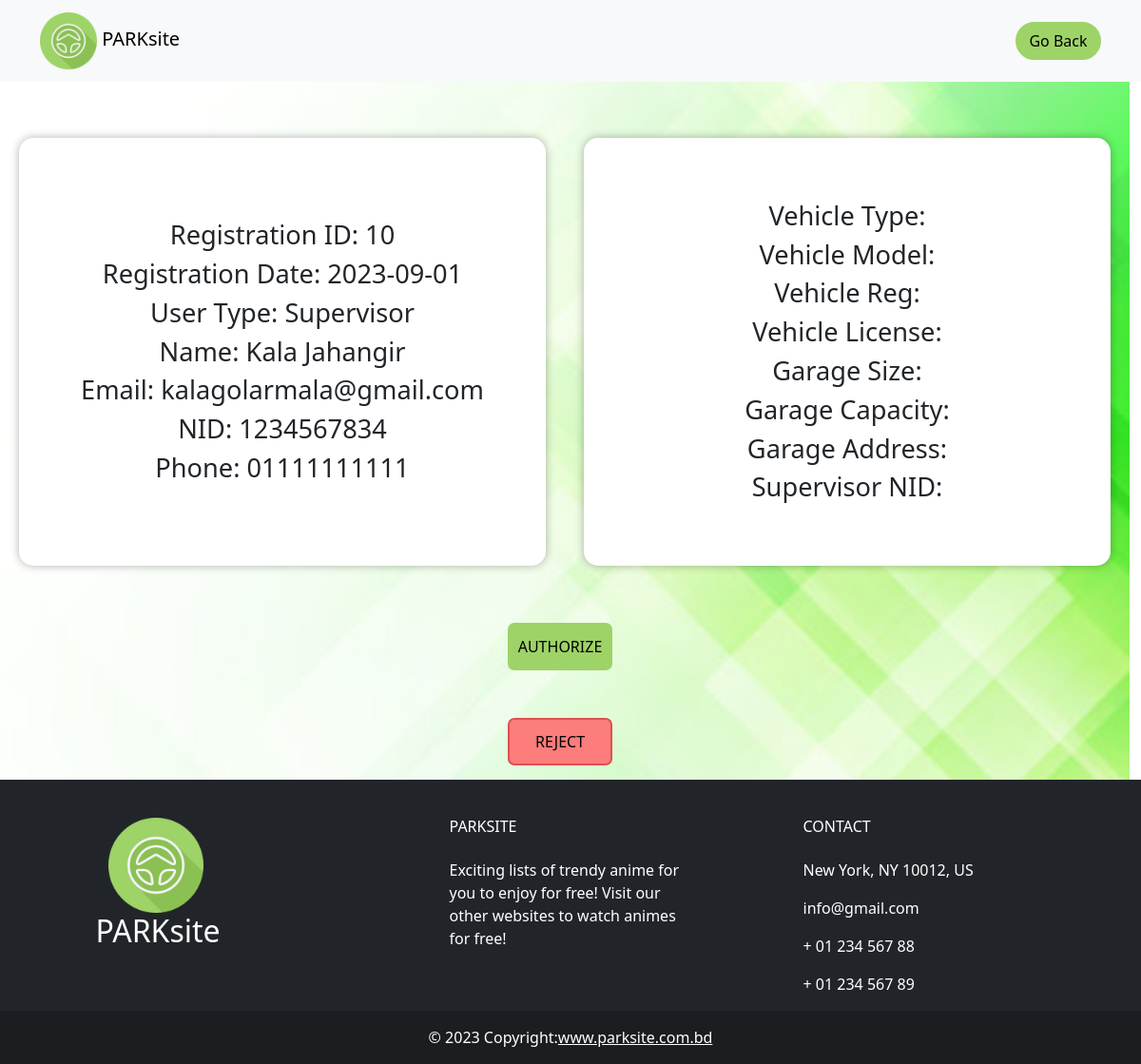
The page /adminAuthorize.php?regid=10 on the database its author committed.
### tables this page shows
CREATE TABLE `registration` (
  `regid` int(11) NOT NULL,
  `status` int(11) NOT NULL,
  `regdate` date NOT NULL,
  `name` varchar(200) NOT NULL,
  `email` varchar(200) NOT NULL,
  `pass` varchar(200) NOT NULL,
  `nid` varchar(200) NOT NULL,
  `phone` varchar(200) NOT NULL,
  `vtype` varchar(200) DEFAULT NULL,
  `vmodel` varchar(200) DEFAULT NULL,
  `vreg` varchar(200) DEFAULT NULL,
  `vlisc` varchar(200) DEFAULT NULL,
  `garsize` varchar(200) DEFAULT NULL,
  `garcap` varchar(200) DEFAULT NULL,
  `garadr` varchar(200) DEFAULT NULL,
  `supnid` varchar(200) DEFAULT NULL,
  `type` varchar(200) NOT NULL,
  `seid` int(11) NOT NULL
);

### adminAuthorize.php (the view, shortened to what this page needs)
<?php
    include 'connection.php';
    if (isset($_GET['regid'])) {
        $regid = $_GET['regid'];
    }
    $sql = "SELECT * from registration WHERE regid = $regid";
    $result = mysqli_query($conn, $sql);
    $row = mysqli_fetch_assoc($result);
    $regdate = $row['regdate'];
    $type = $row['type'];
    $name = $row['name'];
    $email = $row['email'];
    $nid = $row['nid'];
    $phone = $row['phone'];
    $vtype = $row['vtype'];
    $vmodel = $row['vmodel'];
    $vreg = $row['vreg'];
    $vlisc = $row['vlisc'];
    $garsize = $row['garsize'];
    $garcap = $row['garcap'];
    $garadr = $row['garadr'];
    $supnid = $row['supnid'];
?>
<!DOCTYPE html>
<html lang="en">
<head>
  <link href="https://cdn.jsdelivr.net/npm/bootstrap@5.3.1/dist/css/bootstrap.min.css" rel="stylesheet"
 />
  <link rel="stylesheet" href="adminAuthorize.css" />
</head>
<body>
  <header>
    <nav class="navbar fixed-top navbar-expand-md navbar-light bg-light">
      <div class="container">
        <a href="home.html" class="navbar-brand"><img class="imglogo" src="images/logo.png" alt="" width="60"
            class="d-inline-block align-text-top" />
          PARKsite</a>
        <div class="collapse navbtn navbar-collapse" id="navmenu">
          <ul class="navbar-nav ms-auto">
            <li class="nav-item">
              <button class="btn1" onclick="goBack()">Go Back</button>
            </li>
          </ul>
        </div>
      </div>
    </nav>
  </header>
  <main>
    <div class="info">
      <div class="left common">
        <label for="">Registration ID: <?php echo $regid ?></label>
        <label for="">Registration Date: <?php echo $regdate ?></label>
        <label id="" >User Type: <?php echo $type ?> </label>
        <label id="" >Name: <?php echo $name ?></label>
        <label id="" >Email: <?php echo $email ?></label>
        <label id="" >NID: <?php echo $nid ?></label>
        <label id="" >Phone: <?php echo $phone ?></label>
      </div>
      <div class="right common">
        <label id="" >Vehicle Type: <?php echo $vtype ?></label>
        <label id="" >Vehicle Model: <?php echo $vmodel ?></label>
        <label id="" >Vehicle Reg: <?php echo $vreg ?></label>
        <label id="" >Vehicle License: <?php echo $vlisc ?></label>
        <label id="" >Garage Size: <?php echo $garsize ?></label>
        <label id="" >Garage Capacity: <?php echo $garcap ?></label>
        <label id="" >Garage Address: <?php echo $garadr ?></label>
        <label for="">Supervisor NID: <?php echo $supnid ?></label>
    </div>
    </div>
    <div class="butt">
      <form action="adminAuthorize.php?regid=<?php echo $regid ?>" method="POST">
        <button type="submit" name="authorize" class="btn3" >AUTHORIZE</button>
      </form>
      <form action="adminAuthorize.php?regid=<?php echo $regid ?>" method="POST">
       <button type="submit" name="reject" class="btn3 btn4" >REJECT</button>
      </form>
    </div>
  </main>
  <footer class="text-center text-lg-start text-white bg-dark">
    <div class="container p-4 pb-0">
      <section class="">
        <div class="row">
          <div class="col-md-3 col-lg-3 col-xl-3 mx-auto mt-3">
            <img class="imglogo" src="images/logo.png" alt="logo" width="100" style="margin-left: 13px" />
            <br />
            <h2 style="margin-right: auto">PARKsite</h2>
          </div>
          <div class="col-md-3 col-lg-3 col-xl-3 mx-auto mt-3">
            <h6 class="text-uppercase mb-4 font-weight-bold">PARKsite</h6>
            <p>
              Exciting lists of trendy anime for you to enjoy for free! Visit
              our other websites to watch animes for free!
            </p>
          </div>
          <div class="col-md-4 col-lg-3 col-xl-3 mx-auto mt-3">
            <h6 class="text-uppercase mb-4 font-weight-bold">Contact</h6>
            <p><i class="fas fa-home mr-3"></i> New York, NY 10012, US</p>
            <p><i class="fas fa-envelope mr-3"></i> info@gmail.com</p>
            <p><i class="fas fa-phone mr-3"></i> + 01 234 567 88</p>
            <p><i class="fas fa-print mr-3"></i> + 01 234 567 89</p>
          </div>
        </div>
      </section>
    </div>
    <div class="text-center p-3" style="background-color: rgba(0, 0, 0, 0.2)">
      © 2023 Copyright:<a class="text-white" href="index.html">www.parksite.com.bd</a>
    </div>
  </footer>
</body>
</html>

### adminAuthorize.css (style rules this page uses)
.imglogo { overflow: hidden; transition-duration: 0.5s; transition-property: transform; }
.container { align-items: center; justify-content: center; }
.btn1 { background-color: #9ed368; border-radius: 30px; border: 2px solid #9ed368; margin-left: 10px; width: 90px; height: 40px; }
main { width: 99vw; height: 100vh; display: flex; flex-direction: column; justify-content: center; align-items: center; background-image: url('images/back-signup.jpg'); background-size: cover; margin-top: 20px; }
main button { margin-top: 40px; margin-bottom: 100px; }
label { display: block; }
.info { margin-top: 100px; width: 99vw; display: flex; justify-content: space-evenly; align-items: center; }
.common { display: flex; flex-direction: column; justify-content: center; align-items: center; font-size: 1.7rem; width: 600px; border-radius: 15px; box-shadow: 0px 0px 10px rgba(0, 0, 0, 0.3); margin: 20px; padding: 20px; height: 450px; background-color: white; }
.btn3 { background-color: #9ed368; border-radius: 7px; border: 2px solid #9ed368; margin-right: 10px; margin-bottom: 10px; width: 110px; height: 50px; }
.btn4 { background-color: rgb(253, 124, 124); border: 2px solid rgb(223, 80, 80); }

### rows shown on the page
registration: regdate "2023-09-01", type "Supervisor", name "Kala Jahangir", email "kalagolarmala@gmail.com", nid "1234567834", phone "01111111111"

### other values the page prints
$regid "10"
